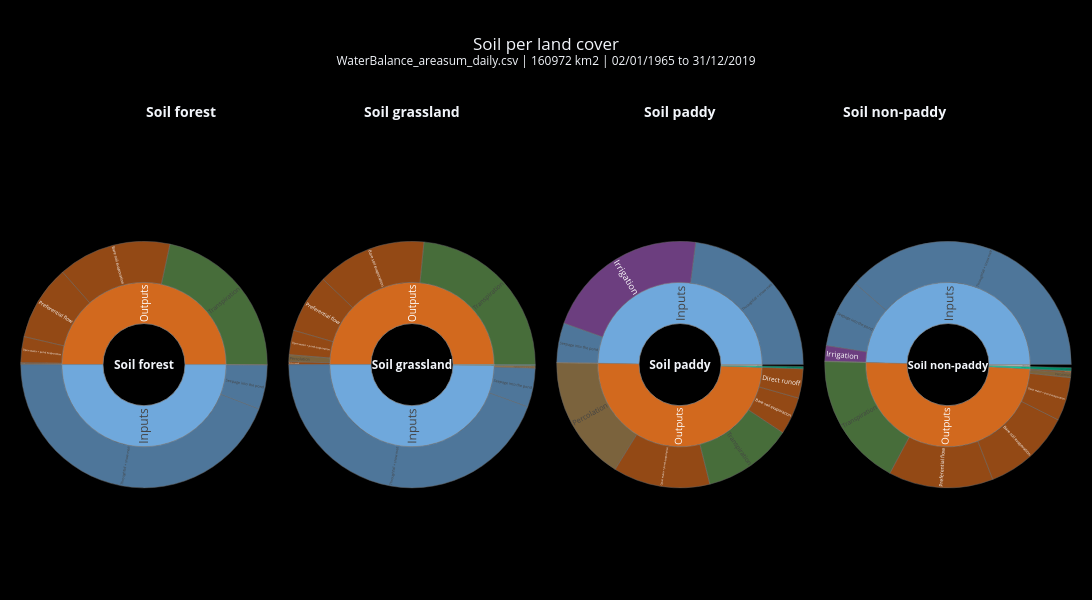

Notebook source saved alongside this figure:
### Code cell
# cell no 12: soil of each land cover next to each other (depths over the whole cell: weighted by the land cover fraction)
if SOILLC:
    side_by_side([sunburst(n, part_terms(parts[n]), store=False) for n in SOILLC], "Soil per land cover").show()
else:
    print("soil per land cover: not in this csv (WaterCycle csv: use WaterBalance)")

### Figure 1 — Plotly figure (JSON) as saved in the notebook; plotly's stock layout.template omitted (floating-point values rounded to 4 significant figures)
{"data": [{"branchvalues": "total", "customdata": ["inputs 41929.33 mm (762 mm/yr)<br>balance error +0.0336 mm", "41925.47 mm<br>762.3 mm/yr<br>99.99 % of inputs", "37010.282 mm<br>673.0 mm/yr<br>88.27 % of inputs", "35.358 mm<br>0.6 mm/yr<br>0.08 % of inputs", "4879.832 mm<br>88.7 mm/yr<br>11.64 % of inputs", "3.85 mm<br>0.1 mm/yr<br>0.01 % of inputs", "41929.29 mm<br>762.4 mm/yr<br>100.00 % of inputs", "18125.892 mm<br>329.6 mm/yr<br>43.23 % of inputs", "12469.951 mm<br>226.7 mm/yr<br>29.74 % of inputs", "2842.540 mm<br>51.7 mm/yr<br>6.78 % of inputs", "114.381 mm<br>2.1 mm/yr<br>0.27 % of inputs", "104.324 mm<br>1.9 mm/yr<br>0.25 % of inputs", "8272.204 mm<br>150.4 mm/yr<br>19.73 % of inputs", "+0.0336 mm (+8.0e-07 of inputs)"], "domain": {"x": [0.01, 0.24], "y": [0, 0.92]}, "hovertemplate": "<b>%{label}</b><br>%{customdata}<extra></extra>", "ids": ["<b>Soil forest</b>", "Soil forest/In", "Soil forest/In/Throughfall + snow melt", "Soil forest/In/Capillary rise from groundwater", "Soil forest/In/Seepage into the pond", "Soil forest/S-", "Soil forest/Out", "Soil forest/Out/Transpiration", "Soil forest/Out/Bare soil evaporation", "Soil forest/Out/Open water + pond evaporation", "Soil forest/Out/Direct runoff", "Soil forest/Out/Percolation", "Soil forest/Out/Preferential flow", "Soil forest/err"], "insidetextorientation": "radial", "labels": ["<b>Soil forest</b>", "Inputs", "Throughfall + snow melt", "Capillary rise from groundwater", "Seepage into the pond", "Storage (out)", "Outputs", "Transpiration", "Bare soil evaporation", "Open water + pond evaporation", "Direct runoff", "Percolation", "Preferential flow", "Balance error"], "marker": {"colors": ["black", "#6fa8dc", "#6fa8dc", "#c9a26b", "#6fa8dc", "#7fd8b5", "#d2691e", "#669C53", "#d2691e", "#d2691e", "#d2691e", "#b08d57", "#d2691e", "#ffffff"], "line": {"color": "#888", "width": 0.5}}, "parents": ["", "<b>Soil forest</b>", "Soil forest/In", "Soil forest/In", "Soil forest/In", "<b>Soil forest</b>", "<b>Soil forest</b>", "Soil forest/Out", "Soil forest/Out", "Soil forest/Out", "Soil forest/Out", "Soil forest/Out", "Soil forest/Out", "<b>Soil forest</b>"], "type": "sunburst", "values": [83860.0, 41930.0, 37010.0, 35.36, 4880.0, 3.854, 41930.0, 18130.0, 12470.0, 2843.0, 114.4, 104.3, 8272.0, 0.0336]}, {"branchvalues": "total", "customdata": ["inputs 19413.99 mm (353 mm/yr)<br>balance error +0.1396 mm", "19358.18 mm<br>352.0 mm/yr<br>99.71 % of inputs", "17252.851 mm<br>313.7 mm/yr<br>88.87 % of inputs", "128.490 mm<br>2.3 mm/yr<br>0.66 % of inputs", "1976.838 mm<br>35.9 mm/yr<br>10.18 % of inputs", "55.81 mm<br>1.0 mm/yr<br>0.29 % of inputs", "55.807 mm<br>1.0 mm/yr<br>0.29 % of inputs", "19413.85 mm<br>353.0 mm/yr<br>100.00 % of inputs", "9105.790 mm<br>165.6 mm/yr<br>46.90 % of inputs", "5582.663 mm<br>101.5 mm/yr<br>28.76 % of inputs", "1246.879 mm<br>22.7 mm/yr<br>6.42 % of inputs", "141.485 mm<br>2.6 mm/yr<br>0.73 % of inputs", "354.033 mm<br>6.4 mm/yr<br>1.82 % of inputs", "2982.998 mm<br>54.2 mm/yr<br>15.37 % of inputs", "+0.1396 mm (+7.2e-06 of inputs)"], "domain": {"x": [0.26, 0.49], "y": [0, 0.92]}, "hovertemplate": "<b>%{label}</b><br>%{customdata}<extra></extra>", "ids": ["<b>Soil grassland</b>", "Soil grassland/In", "Soil grassland/In/Throughfall + snow melt", "Soil grassland/In/Capillary rise from groundwater", "Soil grassland/In/Seepage into the pond", "Soil grassland/S-", "Soil grassland/S-/Soil + pond", "Soil grassland/Out", "Soil grassland/Out/Transpiration", "Soil grassland/Out/Bare soil evaporation", "Soil grassland/Out/Open water + pond evaporation", "Soil grassland/Out/Direct runoff", "Soil grassland/Out/Percolation", "Soil grassland/Out/Preferential flow", "Soil grassland/err"], "insidetextorientation": "radial", "labels": ["<b>Soil grassland</b>", "Inputs", "Throughfall + snow melt", "Capillary rise from groundwater", "Seepage into the pond", "Storage (out)", "Soil + pond", "Outputs", "Transpiration", "Bare soil evaporation", "Open water + pond evaporation", "Direct runoff", "Percolation", "Preferential flow", "Balance error"], "marker": {"colors": ["black", "#6fa8dc", "#6fa8dc", "#c9a26b", "#6fa8dc", "#7fd8b5", "#7fd8b5", "#d2691e", "#669C53", "#d2691e", "#d2691e", "#d2691e", "#b08d57", "#d2691e", "#ffffff"], "line": {"color": "#888", "width": 0.5}}, "parents": ["", "<b>Soil grassland</b>", "Soil grassland/In", "Soil grassland/In", "Soil grassland/In", "<b>Soil grassland</b>", "Soil grassland/S-", "<b>Soil grassland</b>", "Soil grassland/Out", "Soil grassland/Out", "Soil grassland/Out", "Soil grassland/Out", "Soil grassland/Out", "Soil grassland/Out", "<b>Soil grassland</b>"], "type": "sunburst", "values": [38830.0, 19360.0, 17250.0, 128.5, 1977.0, 55.81, 55.81, 19410.0, 9106.0, 5583.0, 1247.0, 141.5, 354.0, 2983.0, 0.1396]}, {"branchvalues": "total", "customdata": ["inputs 37.28 mm (1 mm/yr)<br>balance error -0.1889 mm", "37.28 mm<br>0.7 mm/yr<br>100.00 % of inputs", "17.208 mm<br>0.3 mm/yr<br>46.16 % of inputs", "16.177 mm<br>0.3 mm/yr<br>43.39 % of inputs", "3.882 mm<br>0.1 mm/yr<br>10.41 % of inputs", "0.013 mm<br>0.0 mm/yr<br>0.03 % of inputs", "37.25 mm<br>0.7 mm/yr<br>99.92 % of inputs", "8.833 mm<br>0.2 mm/yr<br>23.69 % of inputs", "3.693 mm<br>0.1 mm/yr<br>9.91 % of inputs", "9.533 mm<br>0.2 mm/yr<br>25.57 % of inputs", "2.877 mm<br>0.1 mm/yr<br>7.72 % of inputs", "12.316 mm<br>0.2 mm/yr<br>33.04 % of inputs", "0.22 mm<br>0.0 mm/yr<br>0.58 % of inputs", "0.218 mm<br>0.0 mm/yr<br>0.58 % of inputs", "-0.1889 mm (-5.1e-03 of inputs)"], "domain": {"x": [0.51, 0.74], "y": [0, 0.92]}, "hovertemplate": "<b>%{label}</b><br>%{customdata}<extra></extra>", "ids": ["<b>Soil paddy</b>", "Soil paddy/In", "Soil paddy/In/Throughfall + snow melt", "Soil paddy/In/Irrigation", "Soil paddy/In/Seepage into the pond", "Soil paddy/In/other (small)", "Soil paddy/Out", "Soil paddy/Out/Transpiration", "Soil paddy/Out/Bare soil evaporation", "Soil paddy/Out/Open water + pond evaporation", "Soil paddy/Out/Direct runoff", "Soil paddy/Out/Percolation", "Soil paddy/S+", "Soil paddy/S+/Soil + paddy water + pond", "Soil paddy/err"], "insidetextorientation": "radial", "labels": ["<b>Soil paddy</b>", "Inputs", "Throughfall + snow melt", "Irrigation", "Seepage into the pond", "other (small)", "Outputs", "Transpiration", "Bare soil evaporation", "Open water + pond evaporation", "Direct runoff", "Percolation", "Storage (into)", "Soil + paddy water + pond", "Balance error"], "marker": {"colors": ["black", "#6fa8dc", "#6fa8dc", "#9b59b6", "#6fa8dc", "#6fa8dc", "#d2691e", "#669C53", "#d2691e", "#d2691e", "#d2691e", "#b08d57", "#00CC96", "#00CC96", "#ffffff"], "line": {"color": "#888", "width": 0.5}}, "parents": ["", "<b>Soil paddy</b>", "Soil paddy/In", "Soil paddy/In", "Soil paddy/In", "Soil paddy/In", "<b>Soil paddy</b>", "Soil paddy/Out", "Soil paddy/Out", "Soil paddy/Out", "Soil paddy/Out", "Soil paddy/Out", "<b>Soil paddy</b>", "Soil paddy/S+", "<b>Soil paddy</b>"], "type": "sunburst", "values": [74.94, 37.28, 17.21, 16.18, 3.882, 0.01252, 37.25, 8.833, 3.693, 9.533, 2.877, 12.32, 0.2175, 0.2175, 0.1889]}, {"branchvalues": "total", "customdata": ["inputs 7.49 mm (0 mm/yr)<br>balance error -0.0592 mm", "7.49 mm<br>0.1 mm/yr<br>100.00 % of inputs", "5.826 mm<br>0.1 mm/yr<br>77.73 % of inputs", "0.305 mm<br>0.0 mm/yr<br>4.07 % of inputs", "0.008 mm<br>0.0 mm/yr<br>0.11 % of inputs", "1.356 mm<br>0.0 mm/yr<br>18.09 % of inputs", "7.49 mm<br>0.1 mm/yr<br>99.91 % of inputs", "2.656 mm<br>0.0 mm/yr<br>35.44 % of inputs", "1.765 mm<br>0.0 mm/yr<br>23.56 % of inputs", "0.863 mm<br>0.0 mm/yr<br>11.51 % of inputs", "0.032 mm<br>0.0 mm/yr<br>0.42 % of inputs", "0.098 mm<br>0.0 mm/yr<br>1.31 % of inputs", "2.074 mm<br>0.0 mm/yr<br>27.67 % of inputs", "0.07 mm<br>0.0 mm/yr<br>0.88 % of inputs", "0.066 mm<br>0.0 mm/yr<br>0.88 % of inputs", "-0.0592 mm (-7.9e-03 of inputs)"], "domain": {"x": [0.76, 0.99], "y": [0, 0.92]}, "hovertemplate": "<b>%{label}</b><br>%{customdata}<extra></extra>", "ids": ["<b>Soil non-paddy</b>", "Soil non-paddy/In", "Soil non-paddy/In/Throughfall + snow melt", "Soil non-paddy/In/Irrigation", "Soil non-paddy/In/Capillary rise from groundwater", "Soil non-paddy/In/Seepage into the pond", "Soil non-paddy/Out", "Soil non-paddy/Out/Transpiration", "Soil non-paddy/Out/Bare soil evaporation", "Soil non-paddy/Out/Open water + pond evaporation", "Soil non-paddy/Out/Direct runoff", "Soil non-paddy/Out/Percolation", "Soil non-paddy/Out/Preferential flow", "Soil non-paddy/S+", "Soil non-paddy/S+/Soil + pond", "Soil non-paddy/err"], "insidetextorientation": "radial", "labels": ["<b>Soil non-paddy</b>", "Inputs", "Throughfall + snow melt", "Irrigation", "Capillary rise from groundwater", "Seepage into the pond", "Outputs", "Transpiration", "Bare soil evaporation", "Open water + pond evaporation", "Direct runoff", "Percolation", "Preferential flow", "Storage (into)", "Soil + pond", "Balance error"], "marker": {"colors": ["black", "#6fa8dc", "#6fa8dc", "#9b59b6", "#c9a26b", "#6fa8dc", "#d2691e", "#669C53", "#d2691e", "#d2691e", "#d2691e", "#b08d57", "#d2691e", "#00CC96", "#00CC96", "#ffffff"], "line": {"color": "#888", "width": 0.5}}, "parents": ["", "<b>Soil non-paddy</b>", "Soil non-paddy/In", "Soil non-paddy/In", "Soil non-paddy/In", "Soil non-paddy/In", "<b>Soil non-paddy</b>", "Soil non-paddy/Out", "Soil non-paddy/Out", "Soil non-paddy/Out", "Soil non-paddy/Out", "Soil non-paddy/Out", "Soil non-paddy/Out", "<b>Soil non-paddy</b>", "Soil non-paddy/S+", "<b>Soil non-paddy</b>"], "type": "sunburst", "values": [15.11, 7.495, 5.826, 0.3048, 0.008253, 1.356, 7.488, 2.656, 1.765, 0.8627, 0.03166, 0.09829, 2.074, 0.06603, 0.06603, 0.05916]}], "layout": {"annotations": [{"font": {"size": 14}, "showarrow": false, "text": "<b>Soil forest</b>", "x": 0.125, "xref": "paper", "y": 1, "yref": "paper"}, {"font": {"size": 14}, "showarrow": false, "text": "<b>Soil grassland</b>", "x": 0.375, "xref": "paper", "y": 1, "yref": "paper"}, {"font": {"size": 14}, "showarrow": false, "text": "<b>Soil paddy</b>", "x": 0.625, "xref": "paper", "y": 1, "yref": "paper"}, {"font": {"size": 14}, "showarrow": false, "text": "<b>Soil non-paddy</b>", "x": 0.875, "xref": "paper", "y": 1, "yref": "paper"}], "height": 600, "margin": {"b": 10, "l": 10, "r": 10, "t": 100}, "title": {"text": "Soil per land cover<br><sup>WaterBalance_areasum_daily.csv | 160972 km2 | 02/01/1965 to 31/12/2019</sup>", "x": 0.5}, "width": 2080}}
